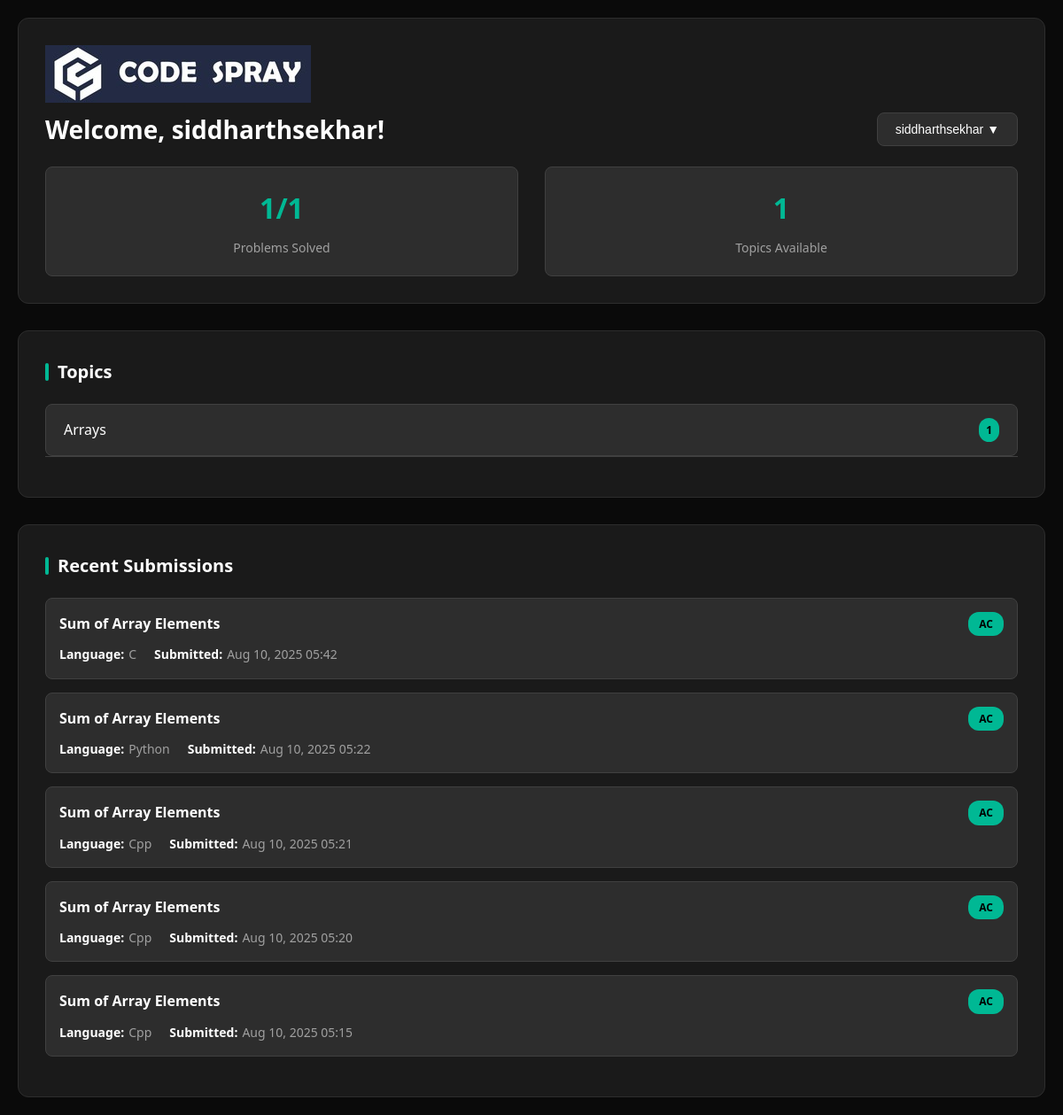
/users/dashboard/ (signed in), run on an earlier commit of the app's database.
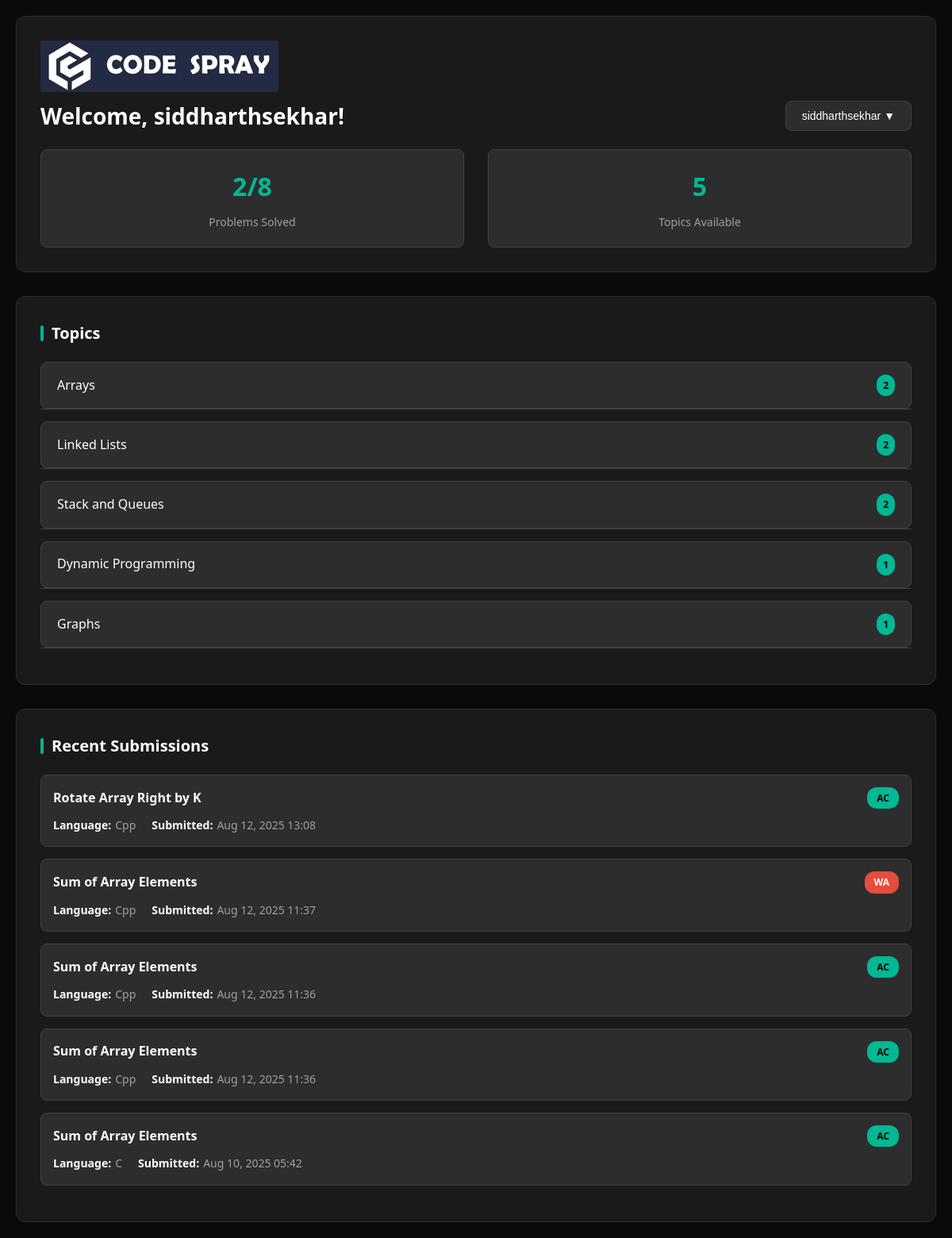
And on a later commit of the database.
### problems/models.py (models this page shows, shortened)
class Topic(models.Model):
    name = models.CharField(max_length=100)

class Submission(models.Model):
    user = models.ForeignKey(User, on_delete=models.CASCADE)
    problem = models.ForeignKey(Problem, on_delete=models.CASCADE)
    language = models.CharField(choices=LANG_CHOICES, max_length=10)
    code = models.TextField()
    status = models.CharField(max_length=15, default='Pending')  # AC, WA, TLE, RE, Pending
    submitted_at = models.DateTimeField(auto_now_add=True)

class Problem(models.Model):
    title = models.CharField(max_length=200)
    description = models.TextField()
    topic = models.ForeignKey(Topic, on_delete=models.CASCADE)
    input_desc = models.TextField(blank=True)
    output_desc = models.TextField(blank=True)
    constraints = models.TextField(blank=True)

### users/views.py (the view)
# urls.py: path('dashboard/', user_views.dashboard, name='dashboard_root'),
@login_required
@session_valid_required
@never_cache
def dashboard(request):
    submissions = Submission.objects.filter(user=request.user)
    problems_solved = (
        submissions.filter(status='AC')
        .values('problem')
        .distinct()
        .count()
    )
    recent_submissions = submissions.order_by('-submitted_at')[:5]
    topics = Topic.objects.all().prefetch_related('problem_set')
    total_problems = Problem.objects.count()
    return render(request, 'users/dashboard.html', {
        'submissions': recent_submissions,
        'problems_solved': problems_solved,
        'total_problems': total_problems,
        'topics': topics,
    })

### users/views.py (called while the page is built)
def session_valid_required(view_func):
    @wraps(view_func)
    def _wrapped_view(request, *args, **kwargs):
        if not request.user.is_authenticated:
            return redirect('login_root')
        last_activity = request.session.get('last_activity', 0)
        if time.time() - last_activity > 3600:  # 1 hour
            logout(request)
            request.session.flush()
            return redirect('login_root')  # Use root-level login URL
        request.session['last_activity'] = time.time()
        return view_func(request, *args, **kwargs)
    return _wrapped_view

    def process_request(self, request):
        if request.user.is_authenticated:
            request.session['last_activity'] = time.time()
        return None

    def process_response(self, request, response):
        if request.user.is_authenticated:
            response['Cache-Control'] = 'no-store, no-cache, must-revalidate, max-age=0'
            response['Pragma'] = 'no-cache'
            response['Expires'] = '0'
        return response

### users/templates/users/dashboard.html (shortened to what this page needs)
{% extends 'base.html' %}
{% load static %}
{% block content %}
<link rel="stylesheet" href="{% static 'users/css/dashboard.css' %}">
<div class="dashboard-container">
    <div class="dashboard-header">
        <div class="logo-section">
            <img src="{% static 'images/FULL-LOGO.jpg' %}" alt="Online Judge Logo" class="dashboard-logo">
        </div>
        <div class="user-welcome">
            <h1>Welcome, {{ user.username }}!</h1>
            <div class="user-dropdown">
                <button class="user-dropdown-btn" onclick="toggleUserDropdown()">
                    {{ user.username }} ▼
                </button>
            </div>
        </div>
        <div class="user-stats">
            <div class="stat-card">
                <div class="stat-number">{{ problems_solved }}/{{ total_problems }}</div>
                <div class="stat-label">Problems Solved</div>
            </div>
            <div class="stat-card">
                <div class="stat-number">{{ topics.count }}</div>
                <div class="stat-label">Topics Available</div>
            </div>
        </div>
    </div>
    <div class="dashboard-content">
        <div class="topics-section">
            <h2 class="section-title">Topics</h2>
            {% for topic in topics %}
                <div class="topic-item">
                    <div class="topic-header" onclick="toggleTopic('topic-{{ topic.id }}')">
                        <span class="topic-name">{{ topic.name }}</span>
                        <span class="topic-count">{{ topic.problem_set.count }}</span>
                    </div>
                    <div class="topic-problems" id="topic-{{ topic.id }}">
                        {% for problem in topic.problem_set.all %}
                            <a href="{% url 'problem_detail' problem.id %}" class="problem-link">
                            </a>
                        {% empty %}
                            <div class="empty-state">
                                <p>No problems in this topic yet.</p>
                            </div>
                        {% endfor %}
                    </div>
                </div>
            {% empty %}
                <div class="empty-state">
                    <h3>No Topics Available</h3>
                    <p>Topics will appear here once they are added to the system.</p>
                </div>
            {% endfor %}
        </div>
        <div class="submissions-section">
            <h2 class="section-title">Recent Submissions</h2>
            {% if submissions %}
                {% for sub in submissions %}
                    <div class="submission-item">
                        <div class="submission-header">
                            <a href="{% url 'problem_detail' sub.problem.id %}" class="problem-title">
                                {{ sub.problem.title }}
                            </a>
                            <span class="submission-status {% if sub.status == 'AC' %}status-ac{% else %}status-wrong{% endif %}">
                                {{ sub.status }}
                            </span>
                        </div>
                        <div class="submission-details">
                            <div class="submission-detail">
                                <strong>Language:</strong> {{ sub.language|title }}
                            </div>
                            <div class="submission-detail">
                                <strong>Submitted:</strong> {{ sub.submitted_at|date:"M d, Y H:i" }}
                            </div>
                        </div>
                    </div>
                {% endfor %}
            {% else %}
                <div class="empty-state">
                    <h3>No Submissions Yet</h3>
                    <p>Start solving problems to see your submission history here!</p>
                </div>
            {% endif %}
        </div>
    </div>
</div>
{% endblock %}

What changed in the data, as far as the page shows it:
no longer on this page (row unchanged): Submission: problem "Sum of Array Elements", status "AC", language "Python", submitted_at "Aug 10, 2025 05:22"
no longer on this page (row unchanged): Submission: problem "Sum of Array Elements", status "AC", language "Cpp", submitted_at "Aug 10, 2025 05:21"
no longer on this page (row unchanged): Submission: problem "Sum of Array Elements", status "AC", language "Cpp", submitted_at "Aug 10, 2025 05:20"
no longer on this page (row unchanged): Submission: problem "Sum of Array Elements", status "AC", language "Cpp", submitted_at "Aug 10, 2025 05:15"
computed for Topic "Arrays": problem_set.count "1" → "2"
added Topic: name "Linked Lists", problem_set.count "2"
added Topic: name "Stack and Queues", problem_set.count "2"
added Topic: name "Dynamic Programming", problem_set.count "1"
added Topic: name "Graphs", problem_set.count "1"
added Submission: problem "Rotate Array Right by K", status "AC", language "Cpp", submitted_at "Aug 12, 2025 13:08"
added Submission: problem "Sum of Array Elements", status "WA", language "Cpp", submitted_at "Aug 12, 2025 11:37"
added Submission: problem "Sum of Array Elements", status "AC", language "Cpp", submitted_at "Aug 12, 2025 11:36"
added Submission: problem "Sum of Array Elements", status "AC", language "Cpp", submitted_at "Aug 12, 2025 11:36"
Also different on the page:
{{ problems_solved }}: "1" → "2"
{{ total_problems }}: "1" → "8"
{{ topics.count }}: "1" → "5"
